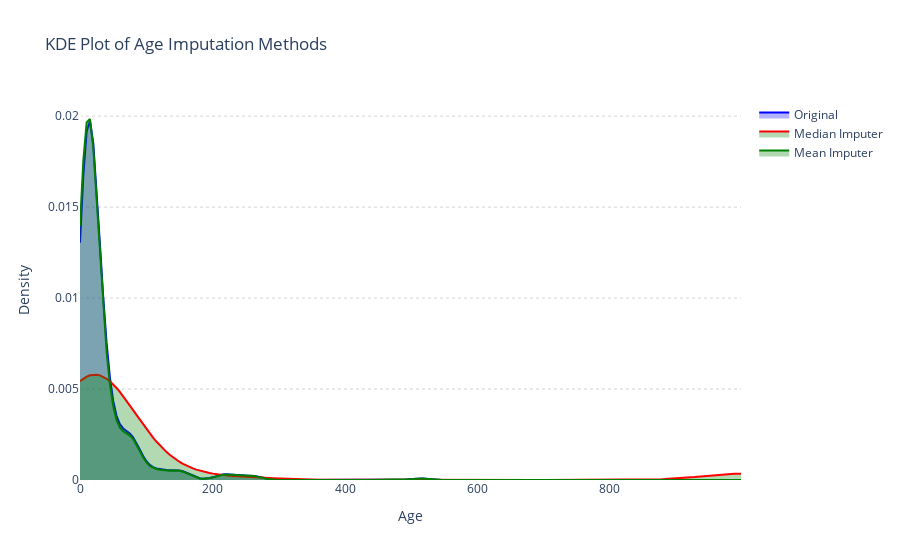

The code cell stored with this chart in its notebook:
### Code cell
fare_org = x_train['Fare'].drop_nulls().to_numpy()
Fare_999 = x_train['Fare_999'].drop_nulls().to_numpy()
Fare_minus1 = x_train['Fare_minus1'].drop_nulls().to_numpy()

x_vals = np.linspace(min(fare_org.min(), Fare_999.min(), Fare_minus1.min()),
                     max(fare_org.max(), Fare_999.max(), Fare_minus1.max()), 200)

kde_original  = gaussian_kde(fare_org)(x_vals)
kde_median    = gaussian_kde(Fare_999)(x_vals)
kde_mean      = gaussian_kde(Fare_minus1)(x_vals)

fig = go.Figure()

fig.add_traces(go.Scatter(
    x = x_vals, 
    y = kde_original,
    name = 'Original',
    mode = 'lines',
    fill = 'tozeroy',
    line = dict(color = 'blue'),
    fillcolor = 'rgba(0,0,255,0.3)'
))

fig.add_trace(go.Scatter(
    x = x_vals, 
    y = kde_median, 
    name = 'Median Imputer',
    mode = 'lines',
    fill = 'tozeroy',
    line = dict(color = 'red'),
    fillcolor = 'rgba(0,128,0,0.3)'
))

fig.add_trace(go.Scatter(
    x = x_vals, 
    y = kde_mean, 
    name = 'Mean Imputer',
    mode = 'lines',
    fill = 'tozeroy',
    line = dict(color = 'green'),
    fillcolor = 'rgba(0,128,0,0.3)'
))

fig.update_layout(
    title = 'KDE Plot of Age Imputation Methods',
    xaxis_title = 'Age',
    yaxis_title = 'Density',
    plot_bgcolor = 'white',
    yaxis=dict(showgrid=True, gridcolor='lightgray', gridwidth=1, griddash='dot'),
    xaxis=dict(showgrid=False)
)

fig.show()

### Figure 1 — Plotly figure (JSON) as saved in the notebook; plotly's stock layout.template omitted (floating-point values rounded to 4 significant figures; data arrays with more than 128 entries replaced by an {"elided": "..."} marker saying what was removed)
{"data": [{"fill": "tozeroy", "fillcolor": "rgba(0,0,255,0.3)", "line": {"color": "blue"}, "mode": "lines", "name": "Original", "type": "scatter", "x": {"elided": "200 float values"}, "y": {"elided": "200 float values"}}, {"fill": "tozeroy", "fillcolor": "rgba(0,128,0,0.3)", "line": {"color": "red"}, "mode": "lines", "name": "Median Imputer", "type": "scatter", "x": {"elided": "200 float values"}, "y": {"elided": "200 float values"}}, {"fill": "tozeroy", "fillcolor": "rgba(0,128,0,0.3)", "line": {"color": "green"}, "mode": "lines", "name": "Mean Imputer", "type": "scatter", "x": {"elided": "200 float values"}, "y": {"elided": "200 float values"}}], "layout": {"plot_bgcolor": "white", "title": {"text": "KDE Plot of Age Imputation Methods"}, "xaxis": {"showgrid": false, "title": {"text": "Age"}}, "yaxis": {"gridcolor": "lightgray", "griddash": "dot", "gridwidth": 1, "showgrid": true, "title": {"text": "Density"}}}}
